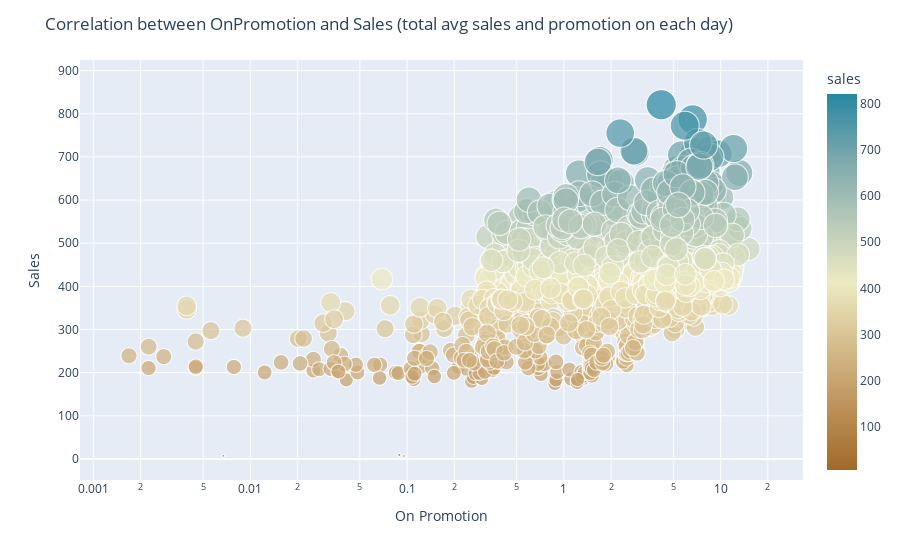

Write notebook code for a chart like this one.
### Code cell
train_aux = train[['sales', 'onpromotion']].groupby('date').mean()
train_aux = train_aux.reset_index()

fig = px.scatter(train_aux[train_aux['onpromotion'] > 0], x="onpromotion", y="sales", color='sales', 
                           color_continuous_scale="earth",
                 size='sales', log_x=True, size_max=30)

fig.update_layout({"title": f'Correlation between OnPromotion and Sales (total avg sales and promotion on each day)',
                   "xaxis": {"title":"On Promotion"},
                   "yaxis": {"title":"Sales"},
                   "showlegend": False})

### Figure 1 — Plotly figure (JSON) as saved in the notebook; plotly's stock layout.template omitted (floating-point values rounded to 4 significant figures; data arrays with more than 128 entries replaced by an {"elided": "..."} marker saying what was removed)
{"data": [{"hovertemplate": "onpromotion=%{x}<br>sales=%{marker.color}<extra></extra>", "legendgroup": "", "marker": {"color": {"elided": "1230 float values"}, "coloraxis": "coloraxis", "size": {"elided": "1230 float values"}, "sizemode": "area", "sizeref": 0.9123, "symbol": "circle"}, "mode": "markers", "name": "", "showlegend": false, "type": "scattergl", "x": {"elided": "1230 float values"}, "xaxis": "x", "y": {"elided": "1230 float values"}, "yaxis": "y"}], "layout": {"coloraxis": {"colorbar": {"title": {"text": "sales"}}, "colorscale": [[0, "rgb(161, 105, 40)"], [0.1667, "rgb(189, 146, 90)"], [0.3333, "rgb(214, 189, 141)"], [0.5, "rgb(237, 234, 194)"], [0.6667, "rgb(181, 200, 184)"], [0.8333, "rgb(121, 167, 172)"], [1, "rgb(40, 135, 161)"]]}, "legend": {"itemsizing": "constant", "tracegroupgap": 0}, "margin": {"t": 60}, "showlegend": false, "title": {"text": "Correlation between OnPromotion and Sales (total avg sales and promotion on each day)"}, "xaxis": {"anchor": "y", "domain": [0, 1], "title": {"text": "On Promotion"}, "type": "log"}, "yaxis": {"anchor": "x", "domain": [0, 1], "title": {"text": "Sales"}}}}
